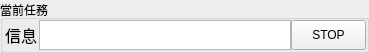
              <widget class="QGroupBox" name="groupBox_3">
               <property name="sizePolicy">
                <sizepolicy hsizetype="Ignored" vsizetype="Ignored">
                 <horstretch>0</horstretch>
                 <verstretch>0</verstretch>
                </sizepolicy>
               </property>
               <property name="minimumSize">
                <size>
                 <width>0</width>
                 <height>0</height>
                </size>
               </property>
               <property name="maximumSize">
                <size>
                 <width>16777215</width>
                 <height>50</height>
                </size>
               </property>
               <property name="font">
                <font>
                 <stylestrategy>PreferDefault</stylestrategy>
                </font>
               </property>
               <property name="title">
                <string>當前任務</string>
               </property>
               <property name="flat">
                <bool>false</bool>
               </property>
               <property name="checkable">
                <bool>false</bool>
               </property>
               <layout class="QHBoxLayout" name="horizontalLayout" stretch="0,0,0">
                <property name="spacing">
                 <number>0</number>
                </property>
                <property name="sizeConstraint">
                 <enum>QLayout::SetDefaultConstraint</enum>
                </property>
                <property name="leftMargin">
                 <number>0</number>
                </property>
                <property name="topMargin">
                 <number>0</number>
                </property>
                <property name="rightMargin">
                 <number>0</number>
                </property>
                <property name="bottomMargin">
                 <number>0</number>
                </property>
                <item>
                 <widget class="QLabel" name="label">
                  <property name="sizePolicy">
                   <sizepolicy hsizetype="Expanding" vsizetype="Minimum">
                    <horstretch>1</horstretch>
                    <verstretch>0</verstretch>
                   </sizepolicy>
                  </property>
                  <property name="maximumSize">
                   <size>
                    <width>73</width>
                    <height>30</height>
                   </size>
                  </property>
                  <property name="font">
                   <font>
                    <family>標楷體</family>
                    <pointsize>12</pointsize>
                   </font>
                  </property>
                  <property name="text">
                   <string>信息</string>
                  </property>
                  <property name="alignment">
                   <set>Qt::AlignCenter</set>
                  </property>
                 </widget>
                </item>
                <item>
                 <widget class="QTextBrowser" name="Info_broswer">
                  <property name="sizePolicy">
                   <sizepolicy hsizetype="Expanding" vsizetype="Preferred">
                    <horstretch>7</horstretch>
                    <verstretch>0</verstretch>
                   </sizepolicy>
                  </property>
                  <property name="maximumSize">
                   <size>
                    <width>16777215</width>
                    <height>30</height>
                   </size>
                  </property>
                  <property name="sizeIncrement">
                   <size>
                    <width>0</width>
                    <height>0</height>
                   </size>
                  </property>
                  <property name="baseSize">
                   <size>
                    <width>0</width>
                    <height>0</height>
                   </size>
                  </property>
                 </widget>
                </item>
                <item>
                 <widget class="QPushButton" name="FuncStopButton">
                  <property name="sizePolicy">
                   <sizepolicy hsizetype="Expanding" vsizetype="Maximum">
                    <horstretch>1</horstretch>
                    <verstretch>0</verstretch>
                   </sizepolicy>
                  </property>
                  <property name="maximumSize">
                   <size>
                    <width>75</width>
                    <height>30</height>
                   </size>
                  </property>
                  <property name="cursor">
                   <cursorShape>PointingHandCursor</cursorShape>
                  </property>
                  <property name="text">
                   <string>STOP</string>
                  </property>
                 </widget>
                </item>
               </layout>
              </widget>
